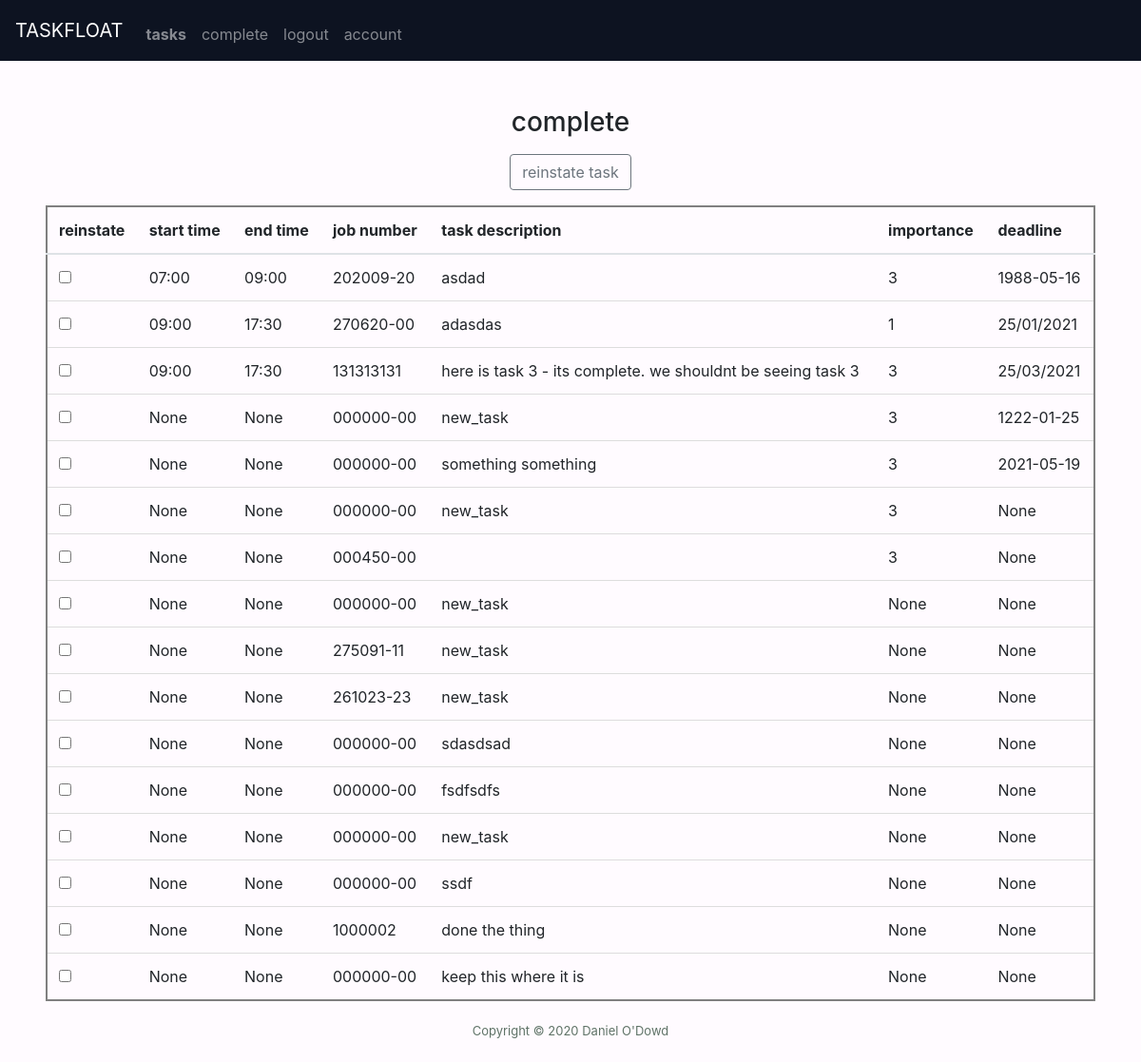
The app's page /complete (signed in) with its own data.
### tables this page shows
CREATE TABLE 'tasks' ('task_id' integer PRIMARY KEY AUTOINCREMENT NOT NULL, 'start_time' time, 'end_time' time, 'job_number' integer NOT NULL, 'task' text, 'importance' integer, 'complete' boolean NOT NULL DEFAULT 0 , 'deadline' date, 'timestamp' timestamp DEFAULT CURRENT_TIMESTAMP);

### app.py (the view)
@app.route("/complete", methods=["GET"])
@login_required
def complete():
    if request.method == "GET":
        tasks = db.execute("SELECT \
                            tasks.start_time, \
                            tasks.end_time, \
                            tasks.job_number, \
                            tasks.task, \
                            tasks.importance, \
                            tasks.complete, \
                            tasks.deadline \
                            FROM users \
                            JOIN user_tasks ON users.id = user_tasks.user_id \
                            JOIN tasks ON tasks.task_id = user_tasks.task_id \
                            WHERE users.id == :user_id AND tasks.complete = :true;",
                            user_id = session.get('user_id'),
                            true = 1)
        return render_template("complete.html", tasks=tasks)

### app.py (called while the page is built)
@app.after_request
def after_request(response):
    response.headers["Cache-Control"] = "no-cache, no-store, must-revalidate"
    response.headers["Expires"] = 0
    response.headers["Pragma"] = "no-cache"
    return response

### helpers.py (called while the page is built)
def login_required(f):
    @wraps(f)
    def decorated_function(*args, **kwargs):
        if session.get("user_id") is None:
            return redirect("/login")
        return f(*args, **kwargs)
    return decorated_function

### templates/complete.html (shortened to what this page needs)
{% extends "layout.html" %}
{% block main %}
    <h3 class="mb-3">complete</h3>
    <div>
      <p><button class="btn btn-outline-secondary" type="submit">reinstate task</button></p>
      <table id=tasktable class="table table-hover" >
        <thead class="tablehead">
          <tr>
            <th>reinstate</th>
            <th>start time</th>
            <th>end time</th>
            <th>job number</th>
            <th>task description</th>
            <th>importance</th>
            <th>deadline</th>
          </tr>
        </thead>
        <tbody>
          {% for task in tasks %}
            <tr id=table_row>
                <td id="complete"><input type="checkbox" name="complete"> </td>
                <td id="start_time">{{ task['start_time'] }}</td>
                <td id="end_time">{{ task['end_time'] }}</td>
                <td id="job_number">{{ task['job_number'] }}</td>
                <td id="task">{{ task['task'] }}</td>
                <td id="importance">{{ task['importance'] }}</td>
                <td id="deadline">{{ task['deadline'] }}</td>
            </tr>
          {% endfor %}
        </tbody>
      </table>
    </div>
{% endblock %}

### templates/layout.html (shortened to what this page needs)
<!DOCTYPE html>
<html lang="en">
    <head>
        <link href="/static/css/styles.css" rel="stylesheet">
        <link href="/static/css/form_modal.css" rel="stylesheet">
        <link href="https://cdnjs.cloudflare.com/ajax/libs/twitter-bootstrap/4.1.3/css/bootstrap.css" rel="stylesheet">
        <link rel="stylesheet" type="text/css" href="https://cdn.datatables.net/v/dt/jszip-2.5.0/dt-1.10.16/b-1.5.1/b-html5-1.5.1/datatables.min.css"/>
    </head>
    <body class="bg">
        <nav class="navbar navbar-dark navbar-expand-md">
          <a class="navbar-brand" href="/">TASKFLOAT</a>
            <div class="collapse navbar-collapse" id="navbar">
              <ul class="navbar-nav mr-auto mt-2">
                  {% if session.user_id %}
                  <li class="nav-item"><a class="nav-link" href="/tasks"><b>tasks</b></a></li>
                  <li class="nav-item"><a class="nav-link" href="/complete">complete</a></li>
                  <li class="nav-item"><a class="nav-link" href="/logout">logout</a></li>
                  <li class="nav-item"><a class="nav-link" href="/account">account</a></li>
                  {% else %}
                  <li class="nav-item"><a class="nav-link" href="/">home</a></li>
                  <li class="nav-item"><a class="nav-link" href="/login">login</a></li>
                  <li class="nav-item"><a class="nav-link" href="/register">register</a></li>
                  {% endif %}
              </ul>
            </div>
        </nav>
        <main class="p-5">
            {% block main %}{% endblock %}
        </main>
        <footer class="footer">
            Copyright © 2020 Daniel O'Dowd
        </footer>
    </body>
</html>

### static/css/styles.css (style rules this page uses)
.navbar { background-color: #0D1321; }
.nav-link { opacity: 1; }
main { text-align: center; overflow-x: auto; }
body, html { height: 100%; }
.bg { background-color: #FFFBFF; background-position: bottom; background-repeat: no-repeat; background-size: cover; }
.footer { position: fixed; left: 0; bottom: 2%; width: 100%; color: #5F7367; text-align: center; opacity: 1; font-size: small; }
table { background: white; border-style: solid; border-width: 2px; border-radius: 6px; width: 50%; border-spacing: 0px; border-collapse: separate; text-align: left; }
th, td { border-bottom: 1px solid #ddd; }

### records on screen
tasks: start_time "07:00", end_time "09:00", job_number "202009-20", task "asdad", importance "3", deadline "1988-05-16"
tasks: start_time "09:00", end_time "17:30", job_number "270620-00", task "adasdas", importance "1", deadline "25/01/2021"
tasks: start_time "09:00", end_time "17:30", job_number "131313131", task "here is task 3 - its complete. we shouldnt be seeing task 3", importance "3", deadline "25/03/2021"
tasks: start_time "None", end_time "None", job_number "000000-00", task "new_task", importance "3", deadline "1222-01-25"
tasks: start_time "None", end_time "None", job_number "000000-00", task "something something", importance "3", deadline "2021-05-19"
tasks: start_time "None", end_time "None", job_number "000000-00", task "new_task", importance "3", deadline "None"
tasks: start_time "None", end_time "None", job_number "000450-00", importance "3", deadline "None"
tasks: start_time "None", end_time "None", job_number "000000-00", task "new_task", importance "None", deadline "None"
tasks: start_time "None", end_time "None", job_number "275091-11", task "new_task", importance "None", deadline "None"
tasks: start_time "None", end_time "None", job_number "261023-23", task "new_task", importance "None", deadline "None"
tasks: start_time "None", end_time "None", job_number "000000-00", task "sdasdsad", importance "None", deadline "None"
tasks: start_time "None", end_time "None", job_number "000000-00", task "fsdfsdfs", importance "None", deadline "None"
tasks: start_time "None", end_time "None", job_number "000000-00", task "new_task", importance "None", deadline "None"
tasks: start_time "None", end_time "None", job_number "000000-00", task "ssdf", importance "None", deadline "None"
tasks: start_time "None", end_time "None", job_number "1000002", task "done the thing", importance "None", deadline "None"
tasks: start_time "None", end_time "None", job_number "000000-00", task "keep this where it is", importance "None", deadline "None"
